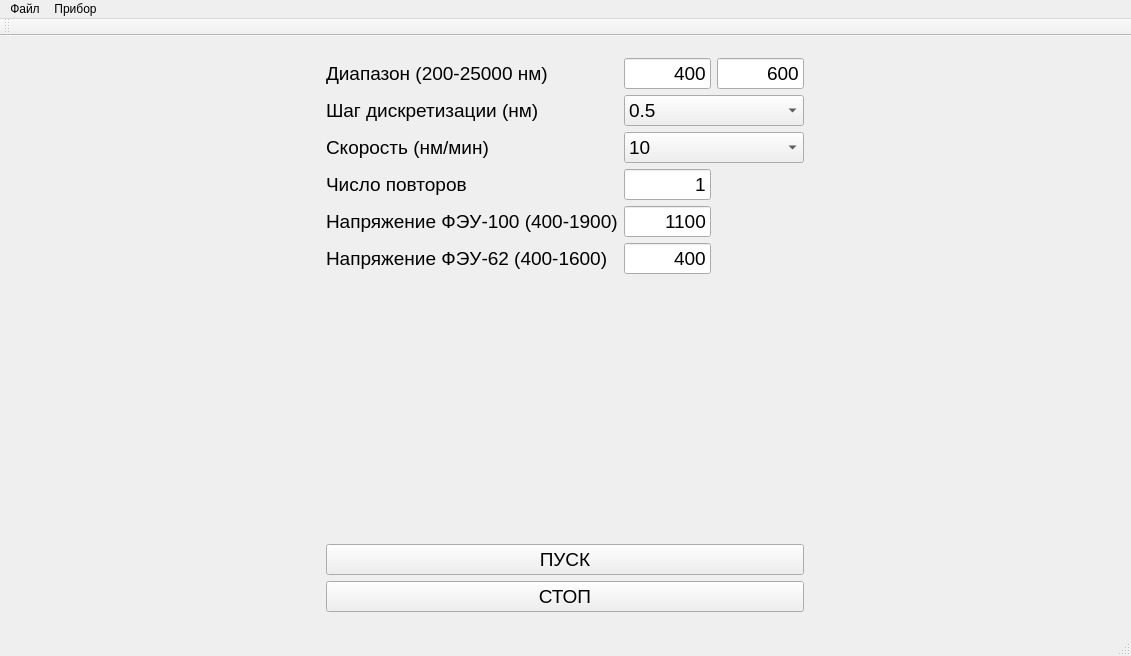
<?xml version="1.0" encoding="UTF-8"?>
<ui version="4.0">
 <class>mainWindow</class>
 <widget class="QMainWindow" name="MainWindow">
  <property name="geometry">
   <rect>
    <x>0</x>
    <y>0</y>
    <width>1131</width>
    <height>656</height>
   </rect>
  </property>
  <property name="windowTitle">
   <string>MainWindow</string>
  </property>
  <widget class="QWidget" name="centralWidget">
   <layout class="QHBoxLayout" name="horizontalLayout">
    <item>
     <layout class="QGridLayout" name="chartLayout"/>
    </item>
    <item>
     <widget class="QWidget" name="verticalWidget" native="true">
      <property name="maximumSize">
       <size>
        <width>500</width>
        <height>16777215</height>
       </size>
      </property>
      <layout class="QGridLayout" name="gridLayout">
       <item row="5" column="1">
        <widget class="QLabel" name="label_6">
         <property name="font">
          <font>
           <family>Arial</family>
           <pointsize>14</pointsize>
          </font>
         </property>
         <property name="text">
          <string>Напряжение ФЭУ-62 (400-1600)</string>
         </property>
        </widget>
       </item>
       <item row="4" column="2">
        <widget class="QLineEdit" name="voltagePEM1">
         <property name="font">
          <font>
           <family>Arial</family>
           <pointsize>14</pointsize>
          </font>
         </property>
         <property name="text">
          <string>1100</string>
         </property>
         <property name="alignment">
          <set>Qt::AlignRight|Qt::AlignTrailing|Qt::AlignVCenter</set>
         </property>
        </widget>
       </item>
       <item row="0" column="3">
        <widget class="QLineEdit" name="rangeHigh">
         <property name="font">
          <font>
           <family>Arial</family>
           <pointsize>14</pointsize>
          </font>
         </property>
         <property name="text">
          <string>600</string>
         </property>
         <property name="alignment">
          <set>Qt::AlignRight|Qt::AlignTrailing|Qt::AlignVCenter</set>
         </property>
        </widget>
       </item>
       <item row="0" column="2">
        <widget class="QLineEdit" name="rangeLow">
         <property name="font">
          <font>
           <family>Arial</family>
           <pointsize>14</pointsize>
          </font>
         </property>
         <property name="text">
          <string>400</string>
         </property>
         <property name="alignment">
          <set>Qt::AlignRight|Qt::AlignTrailing|Qt::AlignVCenter</set>
         </property>
        </widget>
       </item>
       <item row="1" column="2" colspan="2">
        <widget class="QComboBox" name="step">
         <property name="font">
          <font>
           <family>Arial</family>
           <pointsize>14</pointsize>
          </font>
         </property>
         <property name="currentText">
          <string>0.5</string>
         </property>
         <property name="currentIndex">
          <number>4</number>
         </property>
         <item>
          <property name="text">
           <string>0.002</string>
          </property>
         </item>
         <item>
          <property name="text">
           <string>0.01</string>
          </property>
         </item>
         <item>
          <property name="text">
           <string>0.05</string>
          </property>
         </item>
         <item>
          <property name="text">
           <string>0.1</string>
          </property>
         </item>
         <item>
          <property name="text">
           <string>0.5</string>
          </property>
         </item>
         <item>
          <property name="text">
           <string>1</string>
          </property>
         </item>
         <item>
          <property name="text">
           <string>5</string>
          </property>
         </item>
        </widget>
       </item>
       <item row="3" column="1">
        <widget class="QLabel" name="label_4">
         <property name="font">
          <font>
           <family>Arial</family>
           <pointsize>14</pointsize>
          </font>
         </property>
         <property name="text">
          <string>Число повторов</string>
         </property>
        </widget>
       </item>
       <item row="1" column="1">
        <widget class="QLabel" name="label">
         <property name="font">
          <font>
           <family>Arial</family>
           <pointsize>14</pointsize>
          </font>
         </property>
         <property name="text">
          <string>Шаг дискретизации (нм)</string>
         </property>
         <property name="alignment">
          <set>Qt::AlignLeading|Qt::AlignLeft|Qt::AlignVCenter</set>
         </property>
        </widget>
       </item>
       <item row="3" column="2">
        <widget class="QLineEdit" name="repeat">
         <property name="font">
          <font>
           <family>Arial</family>
           <pointsize>14</pointsize>
          </font>
         </property>
         <property name="text">
          <string>1</string>
         </property>
         <property name="alignment">
          <set>Qt::AlignRight|Qt::AlignTrailing|Qt::AlignVCenter</set>
         </property>
        </widget>
       </item>
       <item row="2" column="1">
        <widget class="QLabel" name="label_3">
         <property name="font">
          <font>
           <family>Arial</family>
           <pointsize>14</pointsize>
          </font>
         </property>
         <property name="text">
          <string>Скорость (нм/мин)</string>
         </property>
        </widget>
       </item>
       <item row="5" column="2">
        <widget class="QLineEdit" name="voltagePEM2">
         <property name="font">
          <font>
           <family>Arial</family>
           <pointsize>14</pointsize>
          </font>
         </property>
         <property name="text">
          <string>400</string>
         </property>
         <property name="alignment">
          <set>Qt::AlignRight|Qt::AlignTrailing|Qt::AlignVCenter</set>
         </property>
        </widget>
       </item>
       <item row="6" column="1">
        <spacer name="verticalSpacer">
         <property name="orientation">
          <enum>Qt::Vertical</enum>
         </property>
         <property name="sizeHint" stdset="0">
          <size>
           <width>20</width>
           <height>40</height>
          </size>
         </property>
        </spacer>
       </item>
       <item row="0" column="1">
        <widget class="QLabel" name="label_2">
         <property name="font">
          <font>
           <family>Arial</family>
           <pointsize>14</pointsize>
          </font>
         </property>
         <property name="text">
          <string>Диапазон (200-25000 нм)</string>
         </property>
        </widget>
       </item>
       <item row="2" column="2" colspan="2">
        <widget class="QComboBox" name="speed">
         <property name="font">
          <font>
           <family>Arial</family>
           <pointsize>14</pointsize>
          </font>
         </property>
         <property name="currentIndex">
          <number>3</number>
         </property>
         <item>
          <property name="text">
           <string>200</string>
          </property>
         </item>
         <item>
          <property name="text">
           <string>70</string>
          </property>
         </item>
         <item>
          <property name="text">
           <string>30</string>
          </property>
         </item>
         <item>
          <property name="text">
           <string>10</string>
          </property>
         </item>
         <item>
          <property name="text">
           <string>3.3</string>
          </property>
         </item>
         <item>
          <property name="text">
           <string>1</string>
          </property>
         </item>
         <item>
          <property name="text">
           <string>0.6</string>
          </property>
         </item>
        </widget>
       </item>
       <item row="4" column="1">
        <widget class="QLabel" name="label_5">
         <property name="font">
          <font>
           <family>Arial</family>
           <pointsize>14</pointsize>
          </font>
         </property>
         <property name="text">
          <string>Напряжение ФЭУ-100 (400-1900)</string>
         </property>
        </widget>
       </item>
       <item row="7" column="1" colspan="3">
        <widget class="QPushButton" name="btnStart">
         <property name="font">
          <font>
           <family>Arial</family>
           <pointsize>14</pointsize>
          </font>
         </property>
         <property name="text">
          <string>ПУСК</string>
         </property>
        </widget>
       </item>
       <item row="8" column="1" colspan="3">
        <widget class="QPushButton" name="btnStop">
         <property name="font">
          <font>
           <family>Arial</family>
           <pointsize>14</pointsize>
          </font>
         </property>
         <property name="text">
          <string>СТОП</string>
         </property>
        </widget>
       </item>
      </layout>
     </widget>
    </item>
   </layout>
  </widget>
  <widget class="QMenuBar" name="menuBar">
   <property name="geometry">
    <rect>
     <x>0</x>
     <y>0</y>
     <width>1131</width>
     <height>21</height>
    </rect>
   </property>
   <widget class="QMenu" name="menu">
    <property name="title">
     <string>Файл</string>
    </property>
    <addaction name="actionPLACEHOLDER"/>
    <addaction name="separator"/>
    <addaction name="menuExit"/>
   </widget>
   <widget class="QMenu" name="menu_2">
    <property name="title">
     <string>Прибор</string>
    </property>
    <addaction name="menuConnect"/>
   </widget>
   <addaction name="menu"/>
   <addaction name="menu_2"/>
  </widget>
  <widget class="QToolBar" name="mainToolBar">
   <attribute name="toolBarArea">
    <enum>TopToolBarArea</enum>
   </attribute>
   <attribute name="toolBarBreak">
    <bool>false</bool>
   </attribute>
  </widget>
  <widget class="QStatusBar" name="statusBar"/>
  <action name="actionPLACEHOLDER">
   <property name="text">
    <string>PLACEHOLDER</string>
   </property>
  </action>
  <action name="menuExit">
   <property name="text">
    <string>Выход</string>
   </property>
  </action>
  <action name="menuConnect">
   <property name="text">
    <string>Подключиться</string>
   </property>
  </action>
 </widget>
 <layoutdefault spacing="6" margin="11"/>
 <resources/>
 <connections/>
</ui>
